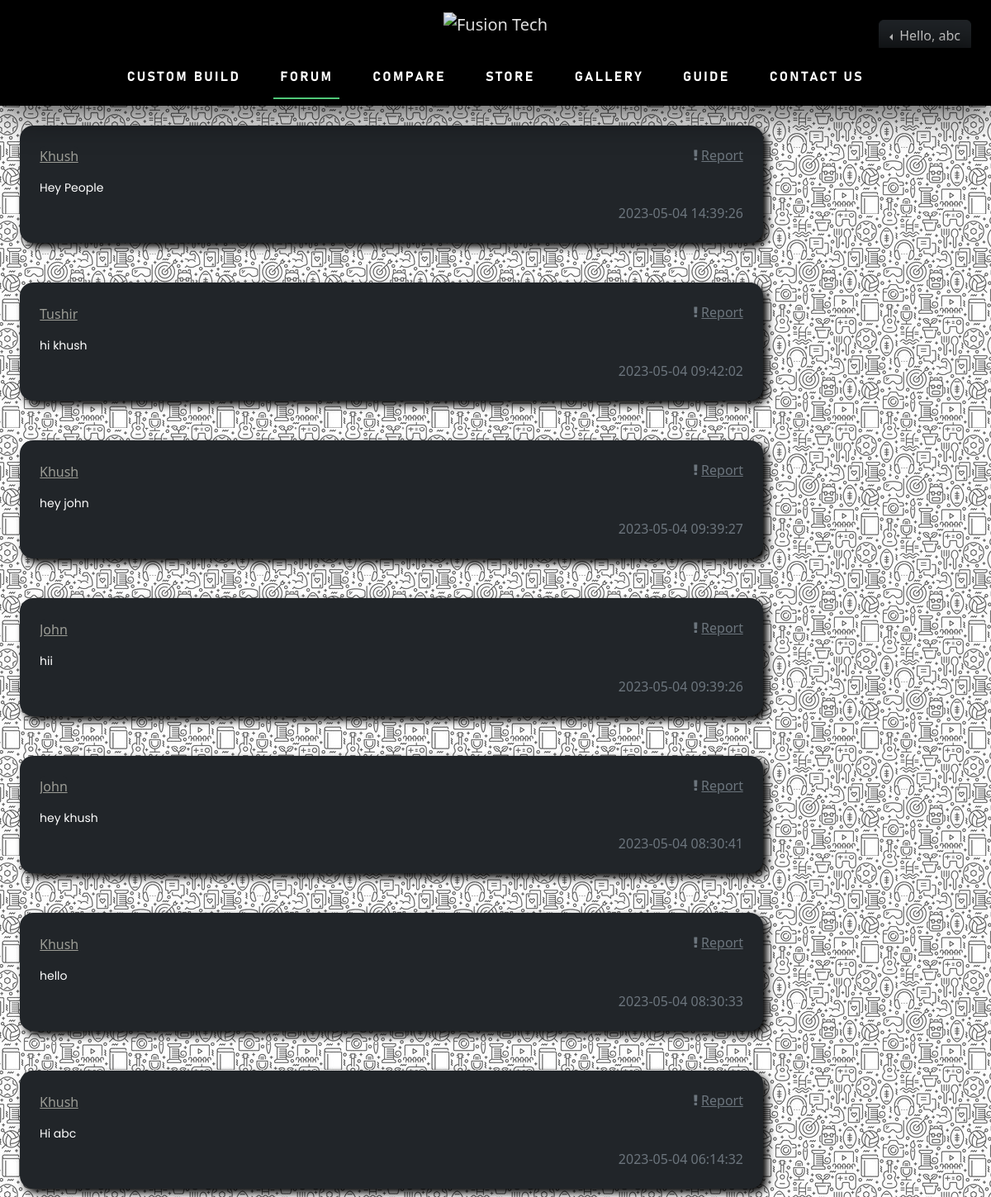
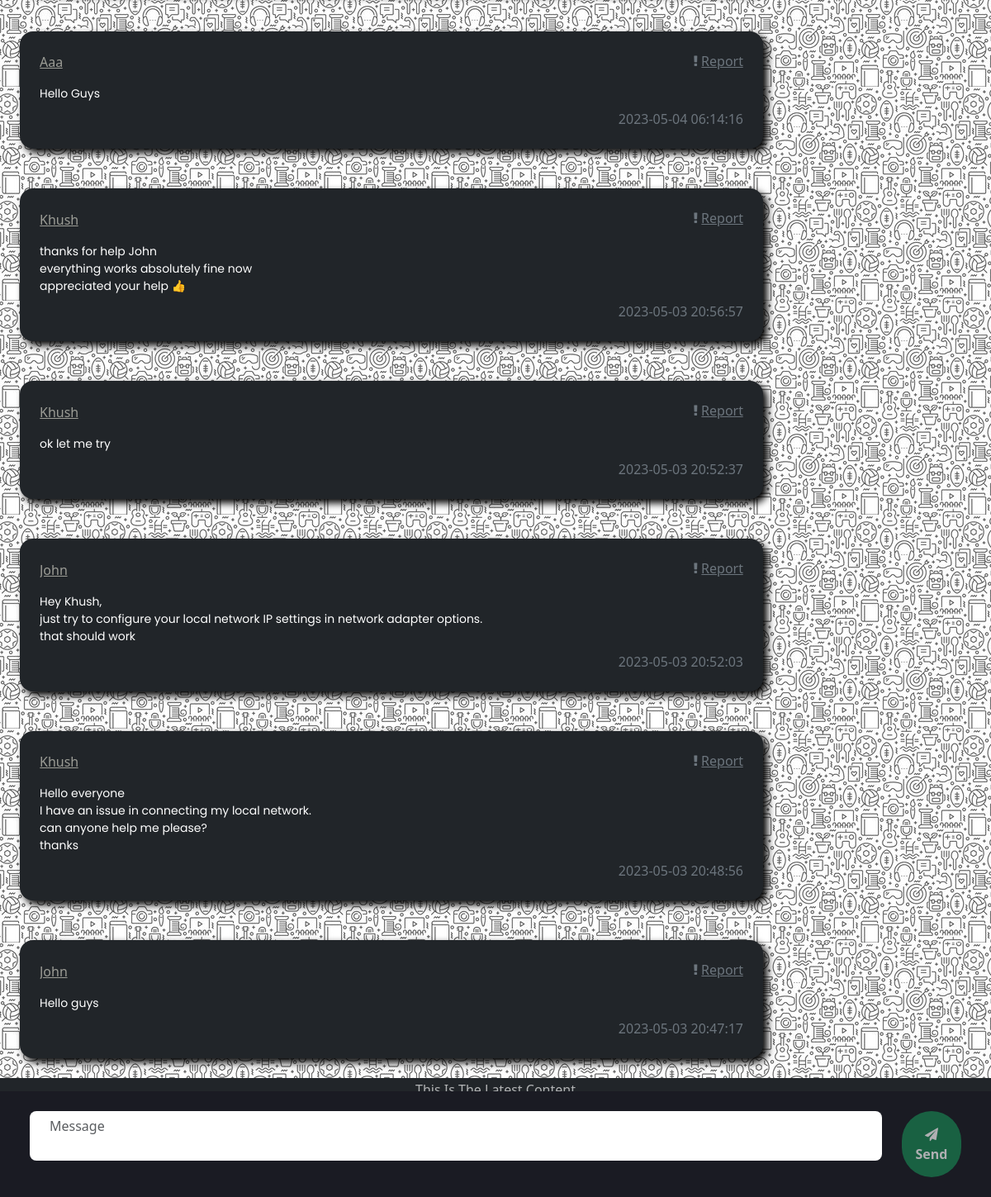
Screenshot of /feed.php (signed in) with the database file from the repository (2 pictures, top to bottom).
### tables this page shows
CREATE TABLE `forum` (
  `id` int(11) NOT NULL,
  `username` varchar(255) NOT NULL,
  `content` varchar(1000) NOT NULL,
  `createtime` timestamp NOT NULL DEFAULT current_timestamp() ON UPDATE current_timestamp()
);

### feed.php (the view, shortened to what this page needs)
<?php
$connect = mysqli_connect("localhost", "root", "", "fusiontech");
?>
<!DOCTYPE html>
<html lang="en">
<head>
    <link rel="stylesheet" href="bootstrap-5.3.0-alpha1-dist/css/bootstrap.min.css">
    <link rel="stylesheet" href="bootstrap-5.3.0-alpha1-dist/css/Docs.css">
    <link href="https://maxcdn.bootstrapcdn.com/font-awesome/4.2.0/css/font-awesome.min.css" rel="stylesheet">
</head>
<body class="cst-bg-darker text-black" style="background: url('Res/image/feed.jpg') repeat fixed;">
<?php include 'head-nav.php'?>
<div class="w-100 text-black" id="chat-screen">
    <?php
    $qry = "Select * from forum order by createtime desc";
    $out = mysqli_query($connect, $qry);
    if (mysqli_num_rows($out) > 0){
        while ($fetch = mysqli_fetch_assoc($out)){
            $align = 'float-start';
            $bg = "bg-dark";
            $exc = '<i class="fa fa-exclamation mx-1"></i>';
            $report = "Report";
            echo '<div class="'.$bg.' text-white p-4 m-4 rounded-4 w-75 chat-box '.$align.'">
        <div class="clearfix">
            <div class="float-start" id="chat-user">
                <input type="button" value="'.$fetch["username"].'" class="btn p-0 m-0 '.$bg.' cst-text-light text-capitalize border-0 text-decoration-underline" name="user" disabled>
            </div>
            <div class="float-end fw-medium text-secondary text-decoration-underline" id="chat-user">
                '.$exc.'<input type="button" value="'.$report.'" class="btn p-0 m-0 '.$bg.' text-secondary float-end border-0 text-decoration-underline fw-medium" onclick="Report(\''.$fetch["username"].'\');" name="user-report">
            </div>
        </div>
        <pre class="chat-text text-poppins mt-3 mb-2" id="chat-text">'.$fetch['content'].'</pre>
        <div class="text-secondary fw-light float-end">'.$fetch['createtime'].'</div>
    </div>';
        }
    }
    ?>
</div>
<div class="bg-dark text-white w-100 float-start cst-h">
    <div class="clearfix">
        <div class="text-center" id="chat-user">
            <input type="button" value="This is the latest content" class="btn p-0 m-0 text-capitalize border-0" name="user" disabled>
        </div>
    </div>
    <pre class="chat-text text-poppins mt-3 mb-2" id="chat-text">Lorem Ipsum Lorem Ipsum</pre>
    <div class="text-secondary fw-light float-end">'.$fetch['createtime'].'</div>
</div>
<div class="p-4 m-0 position-fixed bottom-0 end-0 start-0 row w-100 cst-bg-dark">
    <div class="col-11">
        <textarea placeholder="Message" id="text-area" type="text" class="non-resize form-control w-100 rounded-3 border-0 ps-4 chat" required></textarea>
    </div>
    <div class="col-1 text-sm-start text-md-center">
        <button class="btn btn-success fw-bolder text-white border-0 rounded-pill py-sm-2 py-lg-3 px-3" id="send"><i class="fa fa-send"></i> Send</button>
    </div>
</div>
</body>
</html>

### rows the page displays
forum: user "khush", content "Hey People", createtime "2023-05-04 14:39:26"
forum: user "tushir", content "hi khush", createtime "2023-05-04 09:42:02"
forum: user "khush", content "hey john", createtime "2023-05-04 09:39:27"
forum: user "john", content "hii", createtime "2023-05-04 09:39:26"
forum: user "john", content "hey khush", createtime "2023-05-04 08:30:41"
forum: user "khush", content "hello", createtime "2023-05-04 08:30:33"
forum: user "khush", content "Hi abc", createtime "2023-05-04 06:14:32"
forum: user "aaa", content "Hello Guys", createtime "2023-05-04 06:14:16"
forum: user "khush", content "thanks for help John everything works absolutely fine now appreciated your help 👍", createtime "2023-05-03 20:56:57"
forum: user "khush", content "ok let me try", createtime "2023-05-03 20:52:37"
forum: user "john", content "Hey Khush, just try to configure your local network IP settings in network adapter options. that should work", createtime "2023-05-03 20:52:03"
forum: user "khush", content "Hello everyone I have an issue in connecting my local network. can anyone help me please? thanks", createtime "2023-05-03 20:48:56"
forum: user "john", content "Hello guys", createtime "2023-05-03 20:47:17"

### other values shown
$_SESSION['username'] "abc"
